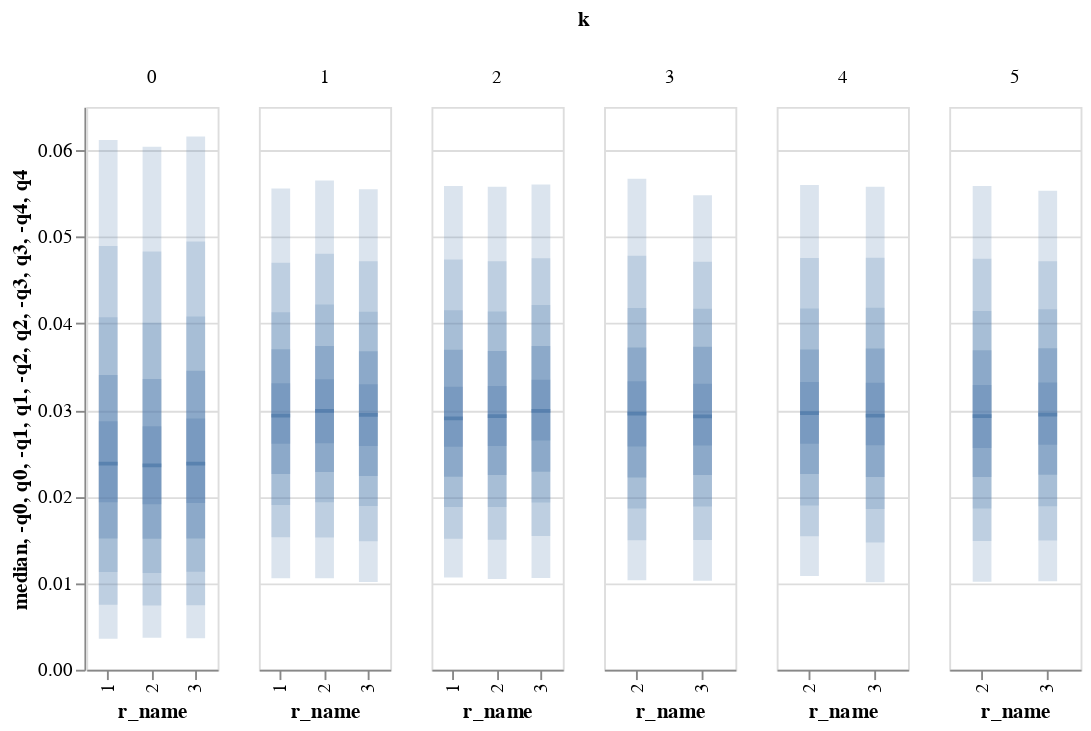

The notebook cell this image was saved under:
### Code cell
base.plot_weights_dist(base.create_weights(100,100))

### Figure 1 — Vega-Lite specification as saved in the notebook (floating-point values rounded to 4 significant figures)
{"config": {"view": {"continuousWidth": 400, "continuousHeight": 300}}, "data": {"name": "data-2fcf993f610b713e04669fad7d6a7627"}, "facet": {"column": {"type": "quantitative", "field": "k"}}, "spec": {"layer": [{"mark": {"type": "tick", "thickness": 2, "width": 10, "xOffset": 0}, "encoding": {"x": {"type": "nominal", "field": "r_name"}, "y": {"type": "quantitative", "field": "median"}}, "selection": {"selector003": {"type": "interval", "bind": "scales", "encodings": ["y"]}}, "width": 70}, {"mark": {"type": "bar", "opacity": 0.2, "width": 10, "xOffset": 0}, "encoding": {"x": {"type": "nominal", "field": "r_name"}, "y": {"type": "quantitative", "field": "-q0"}, "y2": {"field": "q0"}}, "width": 70}, {"mark": {"type": "bar", "opacity": 0.2, "width": 10, "xOffset": 0}, "encoding": {"x": {"type": "nominal", "field": "r_name"}, "y": {"type": "quantitative", "field": "-q1"}, "y2": {"field": "q1"}}, "width": 70}, {"mark": {"type": "bar", "opacity": 0.2, "width": 10, "xOffset": 0}, "encoding": {"x": {"type": "nominal", "field": "r_name"}, "y": {"type": "quantitative", "field": "-q2"}, "y2": {"field": "q2"}}, "width": 70}, {"mark": {"type": "bar", "opacity": 0.3, "width": 10, "xOffset": 0}, "encoding": {"x": {"type": "nominal", "field": "r_name"}, "y": {"type": "quantitative", "field": "-q3"}, "y2": {"field": "q3"}}, "width": 70}, {"mark": {"type": "bar", "opacity": 0.3, "width": 10, "xOffset": 0}, "encoding": {"x": {"type": "nominal", "field": "r_name"}, "y": {"type": "quantitative", "field": "-q4"}, "y2": {"field": "q4"}}, "width": 70}]}, "resolve": {"scale": {"x": "independent"}}, "$schema": "https://vega.github.io/schema/vega-lite/v4.8.1.json", "datasets": {"data-2fcf993f610b713e04669fad7d6a7627": [{"r_name": 1, "k": 0, "r": 1, "name": "k=0 r=1", "median": 0.0238, "q0": 0.06118, "-q0": 0.003591, "q1": 0.04895, "-q1": 0.007519, "q2": 0.04071, "-q2": 0.0113, "q3": 0.03404, "-q3": 0.01517, "q4": 0.02869, "-q4": 0.01934}, {"r_name": 2, "k": 0, "r": 2, "name": "k=0 r=2", "median": 0.0236, "q0": 0.06039, "-q0": 0.003692, "q1": 0.04831, "-q1": 0.007427, "q2": 0.04008, "-q2": 0.01118, "q3": 0.03357, "-q3": 0.01513, "q4": 0.02811, "-q4": 0.0191}, {"r_name": 3, "k": 0, "r": 3, "name": "k=0 r=3", "median": 0.0238, "q0": 0.0616, "-q0": 0.003625, "q1": 0.04946, "-q1": 0.007435, "q2": 0.0408, "-q2": 0.01132, "q3": 0.03453, "-q3": 0.01515, "q4": 0.02902, "-q4": 0.01925}, {"r_name": 1, "k": 1, "r": 1, "name": "k=1 r=1", "median": 0.02935, "q0": 0.05558, "-q0": 0.01055, "q1": 0.04701, "-q1": 0.01529, "q2": 0.0413, "-q2": 0.01902, "q3": 0.037, "-q3": 0.02262, "q4": 0.03309, "-q4": 0.02609}, {"r_name": 2, "k": 1, "r": 2, "name": "k=1 r=2", "median": 0.0299, "q0": 0.0565, "-q0": 0.01055, "q1": 0.04804, "-q1": 0.01527, "q2": 0.04217, "-q2": 0.01933, "q3": 0.03739, "-q3": 0.02285, "q4": 0.03354, "-q4": 0.02616}, {"r_name": 3, "k": 1, "r": 3, "name": "k=1 r=3", "median": 0.02943, "q0": 0.05549, "-q0": 0.01013, "q1": 0.04718, "-q1": 0.01483, "q2": 0.04135, "-q2": 0.0189, "q3": 0.03678, "-q3": 0.02236, "q4": 0.03296, "-q4": 0.02584}, {"r_name": 1, "k": 2, "r": 1, "name": "k=2 r=1", "median": 0.02904, "q0": 0.05587, "-q0": 0.01065, "q1": 0.04738, "-q1": 0.01512, "q2": 0.04152, "-q2": 0.01879, "q3": 0.03696, "-q3": 0.02228, "q4": 0.03268, "-q4": 0.02574}, {"r_name": 2, "k": 2, "r": 2, "name": "k=2 r=2", "median": 0.02929, "q0": 0.05577, "-q0": 0.01049, "q1": 0.04718, "-q1": 0.01501, "q2": 0.04137, "-q2": 0.01879, "q3": 0.03681, "-q3": 0.0225, "q4": 0.03277, "-q4": 0.02585}, {"r_name": 3, "k": 2, "r": 3, "name": "k=2 r=3", "median": 0.02989, "q0": 0.05603, "-q0": 0.01059, "q1": 0.04754, "-q1": 0.01544, "q2": 0.04212, "-q2": 0.01932, "q3": 0.0374, "-q3": 0.02285, "q4": 0.03349, "-q4": 0.02648}, {"r_name": 2, "k": 3, "r": 2, "name": "k=3 r=2", "median": 0.02957, "q0": 0.05672, "-q0": 0.01032, "q1": 0.0478, "-q1": 0.01495, "q2": 0.04177, "-q2": 0.01861, "q3": 0.03721, "-q3": 0.02219, "q4": 0.03331, "-q4": 0.02577}, {"r_name": 3, "k": 3, "r": 3, "name": "k=3 r=3", "median": 0.02927, "q0": 0.05481, "-q0": 0.01028, "q1": 0.04712, "-q1": 0.01497, "q2": 0.0417, "-q2": 0.01884, "q3": 0.0373, "-q3": 0.02248, "q4": 0.03302, "-q4": 0.0259}, {"r_name": 2, "k": 4, "r": 2, "name": "k=4 r=2", "median": 0.02962, "q0": 0.05598, "-q0": 0.01083, "q1": 0.04756, "-q1": 0.01542, "q2": 0.04171, "-q2": 0.01897, "q3": 0.037, "-q3": 0.0226, "q4": 0.03323, "-q4": 0.02611}, {"r_name": 3, "k": 4, "r": 3, "name": "k=4 r=3", "median": 0.02936, "q0": 0.05579, "-q0": 0.01011, "q1": 0.04758, "-q1": 0.01469, "q2": 0.04181, "-q2": 0.01857, "q3": 0.0371, "-q3": 0.02225, "q4": 0.03314, "-q4": 0.02593}, {"r_name": 2, "k": 5, "r": 2, "name": "k=5 r=2", "median": 0.02929, "q0": 0.05586, "-q0": 0.01016, "q1": 0.04746, "-q1": 0.01486, "q2": 0.04142, "-q2": 0.01862, "q3": 0.0369, "-q3": 0.02226, "q4": 0.03289, "-q4": 0.02561}, {"r_name": 3, "k": 5, "r": 3, "name": "k=5 r=3", "median": 0.02946, "q0": 0.05532, "-q0": 0.01022, "q1": 0.04718, "-q1": 0.01493, "q2": 0.04164, "-q2": 0.01887, "q3": 0.03714, "-q3": 0.02251, "q4": 0.03316, "-q4": 0.02599}]}}
